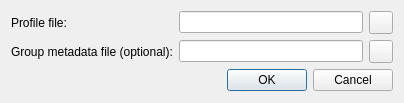
<?xml version="1.0" encoding="UTF-8"?>
<ui version="4.0">
 <class>loadDataDlg</class>
 <widget class="QDialog" name="loadDataDlg">
  <property name="geometry">
   <rect>
    <x>0</x>
    <y>0</y>
    <width>404</width>
    <height>103</height>
   </rect>
  </property>
  <property name="windowTitle">
   <string>Load data</string>
  </property>
  <property name="windowIcon">
   <iconset resource="../STAMP.qrc">
    <normaloff>:/icons/icons/open.png</normaloff>:/icons/icons/open.png</iconset>
  </property>
  <layout class="QVBoxLayout" name="verticalLayout">
   <item>
    <layout class="QGridLayout" name="gridLayout">
     <item row="0" column="0">
      <widget class="QLabel" name="label">
       <property name="text">
        <string>Profile file:</string>
       </property>
      </widget>
     </item>
     <item row="0" column="1">
      <layout class="QHBoxLayout" name="horizontalLayout">
       <item>
        <widget class="QLineEdit" name="txtProfileFile"/>
       </item>
       <item>
        <widget class="QToolButton" name="tbProfileFile">
         <property name="text">
          <string/>
         </property>
         <property name="icon">
          <iconset resource="../STAMP.qrc">
           <normaloff>:/icons/icons/open.png</normaloff>:/icons/icons/open.png</iconset>
         </property>
        </widget>
       </item>
      </layout>
     </item>
     <item row="1" column="0">
      <widget class="QLabel" name="label_2">
       <property name="text">
        <string>Group metadata file (optional):</string>
       </property>
      </widget>
     </item>
     <item row="1" column="1">
      <layout class="QHBoxLayout" name="horizontalLayout_2">
       <item>
        <widget class="QLineEdit" name="txtMetadataFile"/>
       </item>
       <item>
        <widget class="QToolButton" name="tbMetadataFile">
         <property name="text">
          <string/>
         </property>
         <property name="icon">
          <iconset resource="../STAMP.qrc">
           <normaloff>:/icons/icons/open.png</normaloff>:/icons/icons/open.png</iconset>
         </property>
        </widget>
       </item>
      </layout>
     </item>
    </layout>
   </item>
   <item>
    <widget class="QDialogButtonBox" name="buttonBox">
     <property name="standardButtons">
      <set>QDialogButtonBox::Cancel|QDialogButtonBox::Ok</set>
     </property>
    </widget>
   </item>
  </layout>
 </widget>
 <resources>
  <include location="../STAMP.qrc"/>
 </resources>
 <connections>
  <connection>
   <sender>buttonBox</sender>
   <signal>accepted()</signal>
   <receiver>loadDataDlg</receiver>
   <slot>accept()</slot>
   <hints>
    <hint type="sourcelabel">
     <x>272</x>
     <y>81</y>
    </hint>
    <hint type="destinationlabel">
     <x>195</x>
     <y>-11</y>
    </hint>
   </hints>
  </connection>
  <connection>
   <sender>buttonBox</sender>
   <signal>rejected()</signal>
   <receiver>loadDataDlg</receiver>
   <slot>reject()</slot>
   <hints>
    <hint type="sourcelabel">
     <x>349</x>
     <y>80</y>
    </hint>
    <hint type="destinationlabel">
     <x>315</x>
     <y>-7</y>
    </hint>
   </hints>
  </connection>
 </connections>
</ui>
